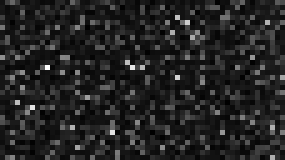
%> input picture ExampleData/pos_cell7_short copy.tif, 57 x 32 px (shown 5 times larger)
$ octave --eval "result = SMT_spotDetect(imread('../../ExampleData/pos_cell7_short copy.tif'));"   (GNU Octave 9; MATLAB toolbox functions it lacks are replaced by stand-ins)
%> lines starting %> are read from the running program, lines starting %| are printed output that depends on the picture
### Detect/Wavelet/SMT_genAnscombe.m
function T = genAnscombe(I, varargin)
%% T=SMT_genAnscombe(I, meanGauss, stdGauss, gain)
%
% Implementation of both the traditional Anscombe transform and a variant of
% the Anscombe variance stabilizing transform that takes into account Poisson
% noise from the detector AND additative Gaussian read-out
% noise. The variance stabilizing formulas aim at transforming poisson
% distributions, where the variance is linked to the mean, to gauss
% distributions with a constant variance for easier denoising etc.
% The generalized transform is taken from:
% F. Murtagh, J.-L. Starck, A. Bijaoui, "Image restoration with noise supression
% using a multiresolution support", Astrology and Astrophysics, 112 (1995)
%
%
% Input:
% I               : The data that should be operated on.
%
% Possible extra input:
% meanGauss       : The mean of the gaussian distributed noise/data
% stdGauss        : The std dev of the gaussian distributed noise/data
% gain            : the detector gain
%
% Output:
% An array of the same size as the input data 'I'.
%
% options:
%

%% copyright notice
%%%%%%%%%%%%%%%%%%%%%%%%%%%%%%%%%%%%%%%%%%%%%%%%%%%%%%%%%%%%%%%%%%%%%%%%%%%
% SMT_genAnscombe.m, Performs a general version of the Anscombe transform
% =========================================================================
%
% Copyright (C) 2012 Fredrik Persson
%
% E-mail: freddie.persson@gmail.com
%%%%%%%%%%%%%%%%%%%%%%%%%%%%%%%%%%%%%%%%%%%%%%%%%%%%%%%%%%%%%%%%%%%%%%%%%%%
% This program is free software: you can redistribute it and/or modify it
% under the terms of the GNU General Public License as published by the
% Free Software Foundation, either version 3 of the License, or any later
% version.
% This program is distributed in the hope that it will be useful, but
% WITHOUT ANY WARRANTY; without even the implied warranty of
% MERCHANTABILITY or FITNESS FOR A PARTICULAR PURPOSE. See the GNU General
% Public License for more details.
%
% You should have received a copy of the GNU General Public License along
% with this program. If not, see <http://www.gnu.org/licenses/>.

%% start of actual code
I = double(I);

if nargin == 1
    % Run the transform for 'pure' Poisson noise.
    T = 2*sqrt(I+3/8);
elseif nargin == 4
    % Run the transform for additative Poisson and Gaussian noise.
    meanGauss = varargin{1};
    stdGauss = varargin{2};
    gain = varargin{3};
    T = (2/gain)*sqrt(gain*double(I) + (3/8) + stdGauss^2-gain*meanGauss);

end

### Detect/Wavelet/SMT_waveletFilt.m
function [signWP, multiSuppMask]=SMT_waveletFilt(I, varargin)
%% [filteredImg, multiSuppMask]=SMT_waveletFilt(I, varargin)
%
% Filters input data by applying a possibly iterative wavelet denoising approach using
% the A Trous wavelet transform. The iterative filtering is based on identifying
% significant wavelet coefficients and rebuilding the image from them. Then
% take the residual (Image-reconstructed image) and do the same for that and
% add it to the old reconstructed image until the last reconstructed image
% only contains non significant data...
% For more reading consult:
% J.-L. Starck, F. Murtagh, A. Bijaoui, "Multiresolution Support Applied to
% Image Filtering and Restoration", Graph. Models Image Process, 57:5 (1995)
% J.-C. Olivo-Marin, "Extraction of spots in biological images using
% multiscale products", Pattern Recognition, 35 (2002).
%
% Input:
% I               : The data that should be operated on.
%
% Output:
% An [m,n,levels+1], where [m, n]=size(I). The levels+1 image plane
% is the last smoothed image.
%
% options:
% 'Levels'        : followed by the number of wavelet planes to calculate.
%                   Default value is 3.
% 'Iter'          : if given use iterative filtering on the image.
% 'Display'       : if given, the filtered image and the multiscale support are displayed.
% 'maxIter'       : followed by the max number of iterations. Default is
%                   10.
% 'convLimit'     : The convergence criteria for the iterations. Default is
%                   0.001
% 'simNoise'      : if given, the significance level is determined from
%                   simulated gaussian noise (Starck et al 1995).
% 'actualPlaneNoise'   : if given the significance level will be estimated from the
%                   actual plane, using a numeric prefactor (Olivo-Marin 2002).
% 'firstPlaneNoise'    : if given the significance level will be estimated from
%                   the first wavelet plane. This is the default method.
% 'noiseTH'       : followed by the threshold to use for the wavelet coeff
%                   significance, sign = TH*noiselevels. Default is 3.
% 'Jeffrey'       : if given the Jeffrey non-informative prior will be used
%                   for selecting significant values instead of the common
%                   hard threshold.
%

%% copyright notice
%%%%%%%%%%%%%%%%%%%%%%%%%%%%%%%%%%%%%%%%%%%%%%%%%%%%%%%%%%%%%%%%%%%%%%%%%%%
% SMT_waveletIterFilt.m, Performs iterative wavelet filtering
% =========================================================================
%
% Copyright (C) 2012 Fredrik Persson
%
% E-mail: freddie.persson@gmail.com
%%%%%%%%%%%%%%%%%%%%%%%%%%%%%%%%%%%%%%%%%%%%%%%%%%%%%%%%%%%%%%%%%%%%%%%%%%%
% This program is free software: you can redistribute it and/or modify it
% under the terms of the GNU General Public License as published by the
% Free Software Foundation, either version 3 of the License, or any later
% version.
% This program is distributed in the hope that it will be useful, but
% WITHOUT ANY WARRANTY; without even the implied warranty of
% MERCHANTABILITY or FITNESS FOR A PARTICULAR PURPOSE. See the GNU General
% Public License for more details.
%
% You should have received a copy of the GNU General Public License along
% with this program. If not, see <http://www.gnu.org/licenses/>.

%% start of actual code

%% read options
levels = 3;
maxIter = 10;
do_display = false;
do_iter = false;
singlePlane = 0;
convLimit = 0.001;
extraArgs_gSWL = {''};
extraArgs_gSWC = {''};
extraArgs_AT = {''};


if(nargin>1)        % parse options
    kmax = nargin;   % stopping criterion
    if iscell(varargin{1})
        varargin = varargin{1};     % fulhack
%> varargin = {''}
        kmax = length(varargin)+1;
%> kmax = 2
    end
    % argument counter
    k = 1;
    while(k<kmax)
        option=varargin{k};
        if(strcmpi(option,'Display'))
            do_display = true;
            extraArgs_gSWL{end+1} = option;
            extraArgs_AT{end+1} = option;
            k=k+1;
        elseif(strcmpi(option,''))   % fulhack
            k=k+1;
        elseif(strcmpi(option,'Levels'))
            if(~isempty(varargin{k+1}))
                extraArgs_gSWL{end+1} = option;
                extraArgs_gSWC{end+1} = option;
                extraArgs_AT{end+1} = option;
                levels = varargin{k+1};
                extraArgs_gSWL{end+1} = levels;
                extraArgs_gSWC{end+1} = levels;
                extraArgs_AT{end+1} = levels;
                if(~isnumeric(levels) || levels<=2 || levels~=round(levels))
                    error('SMT_waveletFilt: Levels option must be followed by a positive integer larger than 2.')
                end
            end
            k=k+2;
        elseif(strcmpi(option,'Iter'))
                do_iter = true;
            k=k+1;
        elseif(strcmpi(option,'maxIter'))
            if(~isempty(varargin{k+1}))
                maxIter=varargin{k+1};
                if(~isnumeric(maxIter) || maxIter<=0 || maxIter~=round(maxIter))
                    error('SMT_waveletFilt: maxIter option must be followed by a positive integer.')
                end
            end
            k=k+2;
        elseif(strcmpi(option,'convLimit'))
            if(~isempty(varargin{k+1}))
                convLimit=varargin{k+1};
                if(~isnumeric(convLimit) || convLimit<=0 || convLimit>=1)
                    error('SMT_waveletFilt: convLimit option must be followed by a positive number smaller than 1.')
                end
            end
            k=k+2;
        elseif(strcmpi(option,'noiseTH'))
            if(~isempty(varargin{k+1}))
                extraArgs_gSWC{end+1} = option;
                extraArgs_gSWC{end+1} = varargin{k+1};
                if(~isnumeric(varargin{k+1}) || varargin{k+1}<=0)
                    error('SMT_waveletFilt: noiseTH option must be followed by a positive number.')
                end
            end
            k=k+2;
        elseif(strcmpi(option,'Jeffrey'))
            extraArgs_gSWC{end+1} = option;
            k=k+1;
        elseif(strcmpi(option,'simNoise'))
            extraArgs_gSWL{end+1} = option;
            k=k+1;
        elseif(strcmpi(option,'actualPlaneNoise'))
            extraArgs_gSWL{end+1} = option;
            k=k+1;
        elseif(strcmpi(option,'firstPlaneNoise'))
            extraArgs_gSWL{end+1} = option;
            k=k+1;
        else
            error(['SMT_waveletFilt: option ' option ' not recognized.'])
        end
    end
%> this loop made 1 pass
%> (option, k) on pass 1: ('', 2)
%> after the loop, convLimit = 0.001; do_display = false; do_iter = false; extraArgs_AT = {''}; extraArgs_gSWC = {''}; extraArgs_gSWL = {''}; levels = 3; maxIter = 10
end

%% modify the input data
I_orig = double(I);
originalImg = I_orig;

%% Filtering using significant wavelet coefficients

noiseLevels = SMT_getWaveletNoiseLevels(originalImg, extraArgs_gSWL);
signWP = SMT_getSignWaveletCoeffs(originalImg, noiseLevels, extraArgs_gSWC);

if do_iter
    % iterative filtering
    %[Starck et al, "Multiresolution support applied to image filtering and restoration", (1995)]
    signImg = sum(signWP(:, :, 1:levels+1), 3);
    residualImg = originalImg - signImg;
    sigma_res0 = std2(residualImg);

    epsilon = 1;
    count = 1;
    while (epsilon > convLimit && count < maxIter)
        signWP = SMT_getSignWaveletCoeffs(residualImg, noiseLevels, extraArgs_gSWC);
        signRes = sum(signWP(:, :, 1:levels+1), 3);
        signImg = signImg + signRes; % add significant residuals
        residualImg = originalImg - signImg;
        sigma_res1 = std2(residualImg);
        epsilon = abs(sigma_res0/sigma_res1 - 1);
        sigma_res0 = sigma_res1;
        count = count+1;
    end
    signWP = SMT_ATrous(signImg, extraArgs_AT);
end

%% Multiscale product of wavelets
% The multiresolution support is given by the product in the wavelet domain.
multiSuppImg = abs(prod(signWP(:, :, 1:levels), 3));
multiSuppMask = zeros(size(multiSuppImg));
multiSuppMask(multiSuppImg>std2(multiSuppImg))=1;
end

%%%%%%%%%%%%%%%%
% Subfunctions %
%%%%%%%%%%%%%%%%

### Detect/Wavelet/SMT_getWaveletNoiseLevels.m
function sigmaNoise = SMT_getWaveletNoiseLevels(I, varargin)
%% sigmaNoise=SMT_getWaveletNoiseLevels(I, varargin)
%
% Estimates the wavelet planes noise levels for the coefficients. It
% is possible to make use of three different methods.
%
% Input:
% I               : The data that should be operated on.
%
% Output:
% An [1, levels] array, with the corresponding significant noise levels.
%
% options:
% 'Levels'        : followed by the number of wavelet planes to use.
%                   Default value is 3.
% 'Display'       : if given, the wavelets are displayed in individual plots.
% 'simNoise'      : if given, the significance level is determined from
%                   simulated gaussian noise (Starck et al 1995).
% 'actualPlaneNoise'   : if given the significance level will be estimated from the
%                   actual plane, using a numeric prefactor (Olivo-Marin 2002).
% 'firstPlaneNoise'    : if given the significance level will be estimated from
%                   the first wavelet plane. This is the default method.
%
%

%% copyright notice
%%%%%%%%%%%%%%%%%%%%%%%%%%%%%%%%%%%%%%%%%%%%%%%%%%%%%%%%%%%%%%%%%%%%%%%%%%%
% SMT_getWaveletNoiseLevels.m, Estimates the noise levels in wavelets
% =========================================================================
%
% Copyright (C) 2012 Fredrik Persson
%
% E-mail: freddie.persson@gmail.com
%%%%%%%%%%%%%%%%%%%%%%%%%%%%%%%%%%%%%%%%%%%%%%%%%%%%%%%%%%%%%%%%%%%%%%%%%%%
% This program is free software: you can redistribute it and/or modify it
% under the terms of the GNU General Public License as published by the
% Free Software Foundation, either version 3 of the License, or any later
% version.
% This program is distributed in the hope that it will be useful, but
% WITHOUT ANY WARRANTY; without even the implied warranty of
% MERCHANTABILITY or FITNESS FOR A PARTICULAR PURPOSE. See the GNU General
% Public License for more details.
%
% You should have received a copy of the GNU General Public License along
% with this program. If not, see <http://www.gnu.org/licenses/>.

%% parse input
extraArgs_AT = {''};
levels = 3;
TH = 1;
do_simNoise = false;
do_actualPlaneNoise = false;
do_firstPlaneNoise = true;

if(nargin>1)        % parse options
    kmax = nargin;   % stopping criterion
    if iscell(varargin{1})
        varargin = varargin{1};     % fulhack
%> varargin = {''}
        kmax = length(varargin)+1;
%> kmax = 2
    end
    % argument counter
    k = 1;
    while(k<kmax)
        option=varargin{k};
        if(strcmpi(option,'Display'))
            extraArgs_AT{end+1} = option;
            k=k+1;
        elseif(strcmpi(option,''))     % fulhack

            k=k+1;
        elseif(strcmpi(option,'simNoise'))
            do_simNoise = true;
            k=k+1;
        elseif(strcmpi(option,'actualPlaneNoise'))
            do_actualPlaneNoise = true;
            k=k+1;
        elseif(strcmpi(option,'firstPlaneNoise'))
            do_firstPlaneNoise = true;
            k=k+1;
        elseif(strcmpi(option,'Levels'))
            if(~isempty(varargin{k+1}))
                extraArgs_AT{end+1} = option;
                levels = varargin{k+1};
                extraArgs_AT{end+1} = levels;
                if(~isnumeric(levels) || levels<=2 || levels~=round(levels))
                    error('SMT_getSignWaveletLevels: Levels option must be followed by a positive integer larger than 2.')
                end
            end
            k=k+2;
        else
            error(['SMT_getSignWaveletLevels: option ' option ' not recognized.'])
        end
    end
%> after the loop, do_actualPlaneNoise = false; do_firstPlaneNoise = true; do_simNoise = false; extraArgs_AT = {''}; levels = 3
end

%% start of actual code

tempImg = zeros(size(I));
resultImg = zeros(size(I));
WP = SMT_ATrous(I, extraArgs_AT);


% Calculate the noise behaviour at each resolution level (can also be
% approximated with std2(WP(:, :, 1)) or std2(WP(:, :, n))/0.67). [Starck et al, "Multiresolution support
% applied to image filtering and restoration", (1995); Olivo-Marin (2002)]

if do_simNoise   %(Starck et al 1995)
    sigmaNoise = ones(1, levels);
    noise = randn(512);
    noiseWP = SMT_ATrous(noise, extraArgs_AT);
    sigmaI = std2(I);
    for ind = 1:levels
        sigmaNoise(ind) = std2(noiseWP(:, :, ind))*sigmaI;
    end

elseif do_actualPlaneNoise
    %% alternative where MAD/0.7 is used (Olivo-Marin 2002, Sadler, Swami, IEEE inf theory 1999)
    sigmaNoise = ones(1, levels);
    for ind = 1:levels
        waveletplane = WP(:, :, ind);
        sigmaNoise(ind) = median(abs(waveletplane(:) - mean(waveletplane(:))))/0.7;
    end

elseif do_firstPlaneNoise
    %% alternative where std2(WP(:, :, 1)) is used (Starck et al 1995)
    sigmaNoise = std2(WP(:, :, 1))*ones(1, levels);

end

end

### Detect/Wavelet/SMT_ATrous.m
function WP=SMT_ATrous(I, varargin)
%% WP=SMT_ATrous(I, varargin)
%
% Applies the A Trous wavelet transform and gives the 'levels' first wavelets
% from the image I. This wavelet acts by applying a smoothing filter (often gaussian)
% on the image and the 1st wavelet plane is the difference the original image
% and the first smoothed image. Then the smoothed image is filtered by an even
% coarser smoothing filter etc.
% For more reading consult:
% J.-L. Starck, F. Murtagh, A. Bijaoui, "Multiresolution Support Applied to
% Image Filtering and Restoration", Graph. Models Image Process, 57:5 (1995)
% J.-C. Olivo-M-Marin, "Extraction of spots in biological images using
% multiscale products", Pattern Recognition, 35 (2002).
%
% Input:
% I               : The image that should be operated on.
%
% Output:
% An [m,n,levels+1], where [m, n]=size(I). The levels+1 image plane
% is the last smoothed image.
%
% options:
% 'Levels'        : followed by the number of wavelet planes to calculate.
%                   Default value is 3.
% 'Display'       : if given, the wavelets are displayed in individual plots.
%

%% copyright notice
%%%%%%%%%%%%%%%%%%%%%%%%%%%%%%%%%%%%%%%%%%%%%%%%%%%%%%%%%%%%%%%%%%%%%%%%%%%
% SMT_ATrous.m, Performs the A Trous wavelet transform
% =========================================================================
%
% Copyright (C) 2012 Fredrik Persson
%
% E-mail: freddie.persson@gmail.com
%%%%%%%%%%%%%%%%%%%%%%%%%%%%%%%%%%%%%%%%%%%%%%%%%%%%%%%%%%%%%%%%%%%%%%%%%%%
% This program is free software: you can redistribute it and/or modify it
% under the terms of the GNU General Public License as published by the
% Free Software Foundation, either version 3 of the License, or any later
% version.
% This program is distributed in the hope that it will be useful, but
% WITHOUT ANY WARRANTY; without even the implied warranty of
% MERCHANTABILITY or FITNESS FOR A PARTICULAR PURPOSE. See the GNU General
% Public License for more details.
%
% You should have received a copy of the GNU General Public License along
% with this program. If not, see <http://www.gnu.org/licenses/>.


%% read options
levels = 3;
do_display = false;

if(nargin>1)        % parse options
    kmax = nargin;   % stopping criterion
    if iscell(varargin{1})
        varargin = varargin{1};     % fulhack
%> varargin = {''}
        kmax = length(varargin)+1;
%> kmax = 2
    end
    % argument counter
    k = 1;
    while(k<kmax)
        option=varargin{k};
        if(strcmpi(option,'Display'))
            do_display = true;
            k=k+1;
        elseif(strcmpi(option,''))     % fulhack

            k=k+1;
        elseif(strcmpi(option,'Levels'))
            if(~isempty(varargin{k+1}))
                levels=varargin{k+1};
                if(~isnumeric(levels) || levels<=2 || levels~=round(levels))
                    error('SMT_ATrous: Levels option must be followed by a positive integer larger than 2.')
                end
            end
            k=k+2;
        else
            error(['SMT_ATrous: option ' option ' not recognized.'])
        end
    end
%> after the loop, do_display = false; levels = 3
end

%% define variables

[m, n] = size(I);


originalImg = I;
lastImg = I;
img = I;
WP = zeros(m, n, levels + 1);
%> WP: size 32x57x4 double; every value is 0
baseKernel = (1/16)*[1 4 6 4 1];
kernel = [];


%% Make the wavelet planes

if do_display
    figure('Name', ['Wavelet planes']);
end

for ind=1:levels
    if ind>1
        kernel = zeros(1,2*length(kernel)-1);
        kernel(1:2^(ind-1):end) = baseKernel;
    else
        kernel = baseKernel;
    end

    % Pad the matrix before to avoid zero-padding
    pad = (length(kernel)-1)/2;
    lastImgPad = padarray(lastImg, [pad, pad], 'replicate');

    img = conv2(kernel, kernel, lastImgPad, 'valid');

    waveletPlane = double(lastImg)-double(img);

    if do_display
        subplot(1, levels, ind);
        imagesc(waveletPlane);
    end

    WP(:, :, ind) = waveletPlane;
    lastImg = img;
end
%> this loop made 3 passes
%> pad on pass 1: 2
%> pass 1, in SMT_ATrous, `lastImgPad = padarray(lastImg, [pad, pad], 'replicate');`:
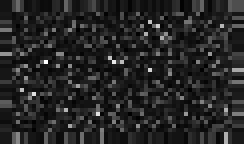
%> lastImgPad: size 36x61 double (shown 4 times larger); min 42.21, max 46.58, mean 42.8; drawn with min black and max white
%> pass 1, in SMT_ATrous, `img = conv2(kernel, kernel, lastImgPad, 'valid');`:
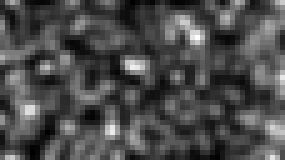
%> img: size 32x57 double (shown 5 times larger); min 42.55, max 43.54, mean 42.8; drawn with min black and max white
%> pass 1, in SMT_ATrous, `waveletPlane = double(lastImg)-double(img);`:
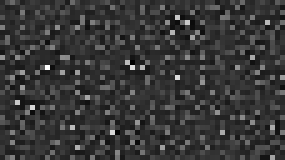
%> waveletPlane: size 32x57 double (shown 5 times larger); min -0.925, max 3.3, mean -0.00049; drawn with min black and max white
%> pass 2, in SMT_ATrous, `lastImgPad = padarray(lastImg, [pad, pad], 'replicate');`:
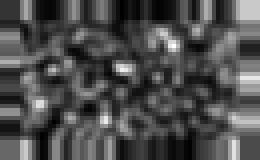
%> lastImgPad: size 40x65 double (shown 4 times larger); min 42.55, max 43.54, mean 42.9; drawn with min black and max white
%> after the loop, kernel = 17 values, max 0.375 at index 9, min 0 at index 2, mean 0.0588
%> (the rest of the program and of its run is left out)
